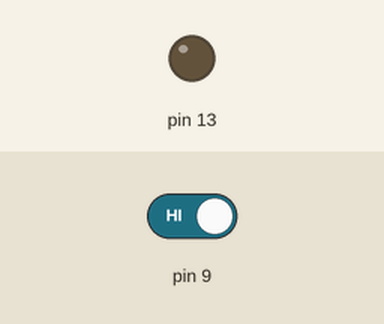
A sketch run on a simulated Arduino Uno, built with avr-gcc and run on an emulated ATmega328P. Shown: output pins drawn as LEDs (lit = HIGH). The inputs (shaded band) are chosen by the test bench; at power-on: pin 9 HIGH.

Above: at 1.2 s.
1.3 s: pin 9 driven LOW
At 2.5 s:
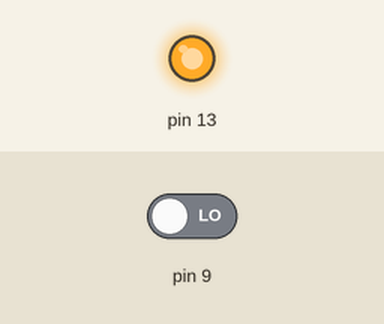
2.8 s: pin 9 driven HIGH
At 3.8 s:
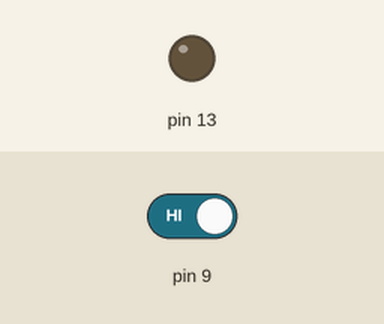
Timing chart, 0 to 5.8 s (numbered marks = the images above; inputs shaded):
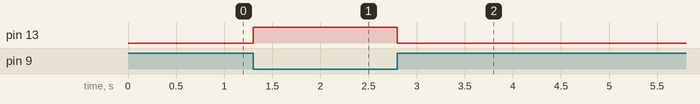

The sketch:

ir_sensor.ino
```cpp
void setup() {
  pinMode(9,INPUT);
  pinMode(13,OUTPUT);
}
void loop() {

  if(digitalRead(9)==0)
  {
    digitalWrite(13,1);
    }
  else{
    digitalWrite(13,0);
    }
}
```

Measured:
- after the input at 1.3 s, pin 13: LOW → HIGH at once
- after the input at 2.8 s, pin 13: HIGH → LOW at once
